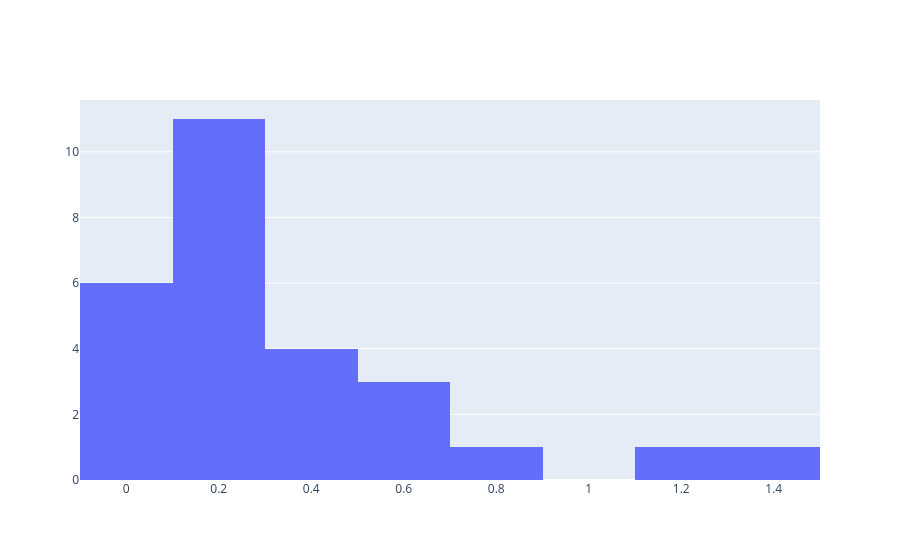

The notebook cell this image was saved under:
### Code cell
fc.histograma("km_coleta", "horas_coleta", "20/05/2025", "20/08/2025", ["seg","ter"], ["NOTURNO"], [5,6])

### Figure 1 — Plotly figure (JSON) as saved in the notebook; plotly's stock layout.template omitted (floating-point values rounded to 4 significant figures)
{"data": [{"name": "Residuo", "type": "histogram", "x": [1.399, 0.462, 0.4848, 0.1183, 0.02234, 0.662, 0.04524, 0.2225, 0.5994, 0.138, 0.6506, 0.1349, 0.1057, 0.004762, 0.1452, 0.388, 0.3652, 0.1713, 0.04853, 0.1275, 0.0119, 0.2442, 0.2382, 0.06623, 0.1943, 1.121, 0.7881]}], "layout": {}}
